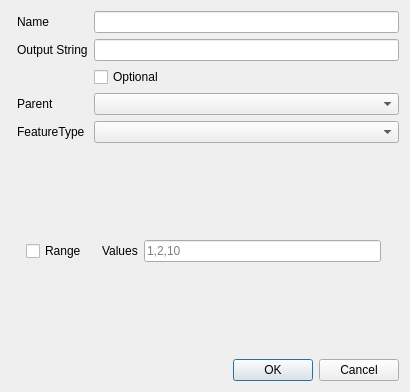
<?xml version="1.0" encoding="UTF-8"?>
<ui version="4.0">
 <class>Add</class>
 <widget class="QDialog" name="Add">
  <property name="geometry">
   <rect>
    <x>0</x>
    <y>0</y>
    <width>410</width>
    <height>392</height>
   </rect>
  </property>
  <property name="sizePolicy">
   <sizepolicy hsizetype="Expanding" vsizetype="Expanding">
    <horstretch>0</horstretch>
    <verstretch>0</verstretch>
   </sizepolicy>
  </property>
  <property name="windowTitle">
   <string>Dialog</string>
  </property>
  <layout class="QGridLayout" name="gridLayout">
   <item row="10" column="1" colspan="3">
    <widget class="QDialogButtonBox" name="buttonBox">
     <property name="orientation">
      <enum>Qt::Horizontal</enum>
     </property>
     <property name="standardButtons">
      <set>QDialogButtonBox::Cancel|QDialogButtonBox::Ok</set>
     </property>
    </widget>
   </item>
   <item row="3" column="2">
    <widget class="QLabel" name="parentLable">
     <property name="text">
      <string>Parent</string>
     </property>
    </widget>
   </item>
   <item row="0" column="3">
    <widget class="QLineEdit" name="name"/>
   </item>
   <item row="2" column="3">
    <widget class="QCheckBox" name="optionalCheck">
     <property name="text">
      <string>Optional</string>
     </property>
    </widget>
   </item>
   <item row="5" column="2">
    <widget class="QLabel" name="label">
     <property name="text">
      <string>FeatureType</string>
     </property>
    </widget>
   </item>
   <item row="5" column="3">
    <widget class="QComboBox" name="FeatureKind"/>
   </item>
   <item row="1" column="2">
    <widget class="QLabel" name="label_4">
     <property name="text">
      <string>Output String</string>
     </property>
    </widget>
   </item>
   <item row="3" column="3">
    <widget class="QComboBox" name="Nodes"/>
   </item>
   <item row="1" column="3">
    <widget class="QLineEdit" name="outputString"/>
   </item>
   <item row="0" column="2">
    <widget class="QLabel" name="nameLabel">
     <property name="text">
      <string>Name</string>
     </property>
    </widget>
   </item>
   <item row="7" column="2" rowspan="2" colspan="2">
    <widget class="QWidget" name="NumericFeature" native="true">
     <layout class="QHBoxLayout" name="horizontalLayout">
      <item>
       <widget class="QCheckBox" name="range">
        <property name="text">
         <string>Range</string>
        </property>
       </widget>
      </item>
      <item>
       <widget class="QStackedWidget" name="NumericValues">
        <property name="enabled">
         <bool>true</bool>
        </property>
        <property name="currentIndex">
         <number>0</number>
        </property>
        <widget class="QWidget" name="Values">
         <layout class="QGridLayout" name="gridLayout_3">
          <item row="0" column="2">
           <widget class="QLabel" name="label_5">
            <property name="text">
             <string>Values</string>
            </property>
           </widget>
          </item>
          <item row="0" column="3">
           <widget class="QLineEdit" name="values">
            <property name="placeholderText">
             <string>1,2,10</string>
            </property>
           </widget>
          </item>
         </layout>
        </widget>
        <widget class="QWidget" name="Blank">
        </widget>
        <widget class="QWidget" name="Range" native="true">
         <layout class="QGridLayout" name="gridLayout_2">
          <item row="1" column="2" colspan="2">
           <widget class="QSpinBox" name="max">
            <property name="maximum">
             <number>100000000</number>
            </property>
            <property name="value">
             <number>0</number>
            </property>
           </widget>
          </item>
          <item row="0" column="0">
           <widget class="QLabel" name="label_2">
            <property name="text">
             <string>Min</string>
            </property>
           </widget>
          </item>
          <item row="2" column="3">
           <widget class="QDoubleSpinBox" name="stepOperand">
            <property name="maximum">
             <double>10000000.000000000000000</double>
            </property>
            <property name="value">
             <double>1.000000000000000</double>
            </property>
           </widget>
          </item>
          <item row="0" column="2" colspan="2">
           <widget class="QSpinBox" name="min">
            <property name="maximum">
             <number>1000000000</number>
            </property>
           </widget>
          </item>
          <item row="2" column="0">
           <widget class="QLabel" name="label_6">
            <property name="text">
             <string>StepFunction</string>
            </property>
           </widget>
          </item>
          <item row="2" column="2">
           <widget class="QComboBox" name="stepOperator"/>
          </item>
          <item row="1" column="0">
           <widget class="QLabel" name="label_3">
            <property name="text">
             <string>Max</string>
            </property>
           </widget>
          </item>
          <item row="3" column="2" colspan="2">
           <widget class="QCheckBox" name="lhs">
            <property name="text">
             <string>Value is Left Operand</string>
            </property>
           </widget>
          </item>
         </layout>
        </widget>
       </widget>
      </item>
     </layout>
    </widget>
   </item>
  </layout>
 </widget>
 <resources/>
 <connections>
  <connection>
   <sender>buttonBox</sender>
   <signal>accepted()</signal>
   <receiver>Add</receiver>
   <slot>accept()</slot>
   <hints>
    <hint type="sourceLabel">
     <x>248</x>
     <y>254</y>
    </hint>
    <hint type="destinationLabel">
     <x>157</x>
     <y>274</y>
    </hint>
   </hints>
  </connection>
  <connection>
   <sender>buttonBox</sender>
   <signal>rejected()</signal>
   <receiver>Add</receiver>
   <slot>reject()</slot>
   <hints>
    <hint type="sourcelabel">
     <x>316</x>
     <y>260</y>
    </hint>
    <hint type="destinationlabel">
     <x>286</x>
     <y>274</y>
    </hint>
   </hints>
  </connection>
  <connection>
   <sender>range</sender>
   <signal>stateChanged(int)</signal>
   <receiver>NumericValues</receiver>
   <slot>setCurrentIndex(int)</slot>
   <hints>
    <hint type="sourcelabel">
     <x>51</x>
     <y>232</y>
    </hint>
    <hint type="destinationlabel">
     <x>239</x>
     <y>232</y>
    </hint>
   </hints>
  </connection>
 </connections>
</ui>
